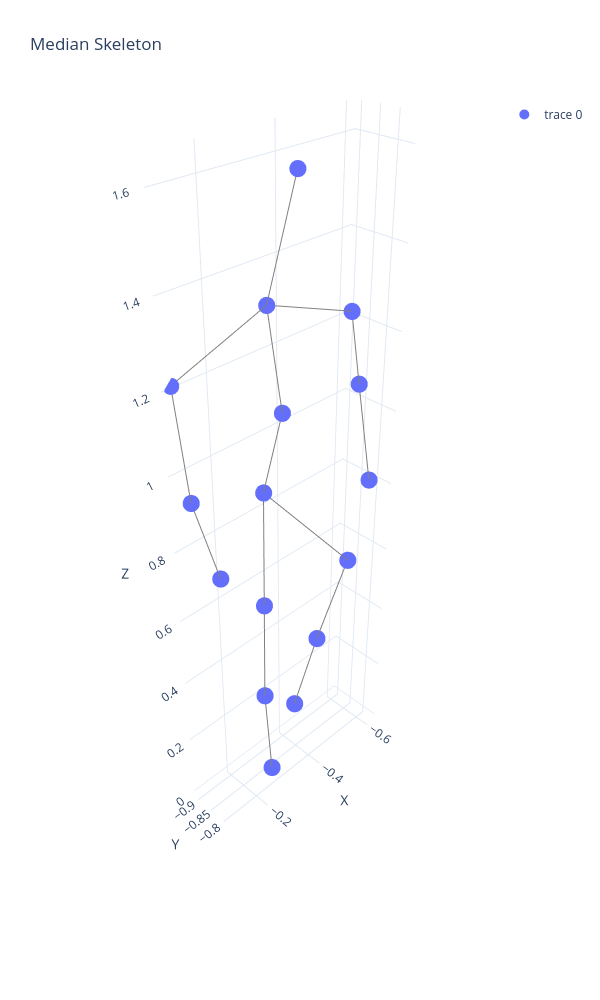

Here is the notebook cell this chart was saved with:
### Code cell
points, faces = utils.sampled_verts_from_random_action(return_faces = True, n_points = 1000)
utils.plot_median_skeleton(points, faces, connect_dist = 1)

### Figure 1 — Plotly figure (JSON) as saved in the notebook; plotly's stock layout.template omitted (floating-point values rounded to 4 significant figures)
{"data": [{"marker": {"size": 10}, "mode": "markers", "type": "scatter3d", "x": [-0.3223, -0.4346, -0.6134, -0.596, -0.4401, -0.4871, -0.5749, -0.3594, -0.3397, -0.2683, -0.09833, -0.1261, -0.2799, -0.2508, -0.1029, -0.3333], "y": [-0.7777, -0.8888, -0.8586, -0.7985, -0.8143, -0.7615, -0.8561, -0.857, -0.8998, -0.8096, -0.8649, -0.8146, -0.8444, -0.8094, -0.91, -0.8745], "z": [1.611, 0.08855, 1.039, 0.807, 0.3799, 0.6408, 1.234, 1.064, 0.8437, 0.02613, 0.9502, 0.7599, 0.2652, 0.6097, 1.207, 1.317]}, {"line": {"color": "gray", "width": 2}, "mode": "lines", "showlegend": false, "type": "scatter3d", "x": [-0.3223, -0.3333], "y": [-0.7777, -0.8745], "z": [1.611, 1.317]}, {"line": {"color": "gray", "width": 2}, "mode": "lines", "showlegend": false, "type": "scatter3d", "x": [-0.4346, -0.4401], "y": [-0.8888, -0.8143], "z": [0.08855, 0.3799]}, {"line": {"color": "gray", "width": 2}, "mode": "lines", "showlegend": false, "type": "scatter3d", "x": [-0.6134, -0.596], "y": [-0.8586, -0.7985], "z": [1.039, 0.807]}, {"line": {"color": "gray", "width": 2}, "mode": "lines", "showlegend": false, "type": "scatter3d", "x": [-0.6134, -0.5749], "y": [-0.8586, -0.8561], "z": [1.039, 1.234]}, {"line": {"color": "gray", "width": 2}, "mode": "lines", "showlegend": false, "type": "scatter3d", "x": [-0.596, -0.6134], "y": [-0.7985, -0.8586], "z": [0.807, 1.039]}, {"line": {"color": "gray", "width": 2}, "mode": "lines", "showlegend": false, "type": "scatter3d", "x": [-0.4401, -0.4346], "y": [-0.8143, -0.8888], "z": [0.3799, 0.08855]}, {"line": {"color": "gray", "width": 2}, "mode": "lines", "showlegend": false, "type": "scatter3d", "x": [-0.4401, -0.4871], "y": [-0.8143, -0.7615], "z": [0.3799, 0.6408]}, {"line": {"color": "gray", "width": 2}, "mode": "lines", "showlegend": false, "type": "scatter3d", "x": [-0.4871, -0.4401], "y": [-0.7615, -0.8143], "z": [0.6408, 0.3799]}, {"line": {"color": "gray", "width": 2}, "mode": "lines", "showlegend": false, "type": "scatter3d", "x": [-0.4871, -0.3397], "y": [-0.7615, -0.8998], "z": [0.6408, 0.8437]}, {"line": {"color": "gray", "width": 2}, "mode": "lines", "showlegend": false, "type": "scatter3d", "x": [-0.5749, -0.6134], "y": [-0.8561, -0.8586], "z": [1.234, 1.039]}, {"line": {"color": "gray", "width": 2}, "mode": "lines", "showlegend": false, "type": "scatter3d", "x": [-0.5749, -0.3333], "y": [-0.8561, -0.8745], "z": [1.234, 1.317]}, {"line": {"color": "gray", "width": 2}, "mode": "lines", "showlegend": false, "type": "scatter3d", "x": [-0.3594, -0.3397], "y": [-0.857, -0.8998], "z": [1.064, 0.8437]}, {"line": {"color": "gray", "width": 2}, "mode": "lines", "showlegend": false, "type": "scatter3d", "x": [-0.3594, -0.3333], "y": [-0.857, -0.8745], "z": [1.064, 1.317]}, {"line": {"color": "gray", "width": 2}, "mode": "lines", "showlegend": false, "type": "scatter3d", "x": [-0.3397, -0.4871], "y": [-0.8998, -0.7615], "z": [0.8437, 0.6408]}, {"line": {"color": "gray", "width": 2}, "mode": "lines", "showlegend": false, "type": "scatter3d", "x": [-0.3397, -0.3594], "y": [-0.8998, -0.857], "z": [0.8437, 1.064]}, {"line": {"color": "gray", "width": 2}, "mode": "lines", "showlegend": false, "type": "scatter3d", "x": [-0.3397, -0.2508], "y": [-0.8998, -0.8094], "z": [0.8437, 0.6097]}, {"line": {"color": "gray", "width": 2}, "mode": "lines", "showlegend": false, "type": "scatter3d", "x": [-0.2683, -0.2799], "y": [-0.8096, -0.8444], "z": [0.02613, 0.2652]}, {"line": {"color": "gray", "width": 2}, "mode": "lines", "showlegend": false, "type": "scatter3d", "x": [-0.09833, -0.1261], "y": [-0.8649, -0.8146], "z": [0.9502, 0.7599]}, {"line": {"color": "gray", "width": 2}, "mode": "lines", "showlegend": false, "type": "scatter3d", "x": [-0.09833, -0.1029], "y": [-0.8649, -0.91], "z": [0.9502, 1.207]}, {"line": {"color": "gray", "width": 2}, "mode": "lines", "showlegend": false, "type": "scatter3d", "x": [-0.1261, -0.09833], "y": [-0.8146, -0.8649], "z": [0.7599, 0.9502]}, {"line": {"color": "gray", "width": 2}, "mode": "lines", "showlegend": false, "type": "scatter3d", "x": [-0.2799, -0.2683], "y": [-0.8444, -0.8096], "z": [0.2652, 0.02613]}, {"line": {"color": "gray", "width": 2}, "mode": "lines", "showlegend": false, "type": "scatter3d", "x": [-0.2799, -0.2508], "y": [-0.8444, -0.8094], "z": [0.2652, 0.6097]}, {"line": {"color": "gray", "width": 2}, "mode": "lines", "showlegend": false, "type": "scatter3d", "x": [-0.2508, -0.3397], "y": [-0.8094, -0.8998], "z": [0.6097, 0.8437]}, {"line": {"color": "gray", "width": 2}, "mode": "lines", "showlegend": false, "type": "scatter3d", "x": [-0.2508, -0.2799], "y": [-0.8094, -0.8444], "z": [0.6097, 0.2652]}, {"line": {"color": "gray", "width": 2}, "mode": "lines", "showlegend": false, "type": "scatter3d", "x": [-0.1029, -0.09833], "y": [-0.91, -0.8649], "z": [1.207, 0.9502]}, {"line": {"color": "gray", "width": 2}, "mode": "lines", "showlegend": false, "type": "scatter3d", "x": [-0.1029, -0.3333], "y": [-0.91, -0.8745], "z": [1.207, 1.317]}, {"line": {"color": "gray", "width": 2}, "mode": "lines", "showlegend": false, "type": "scatter3d", "x": [-0.3333, -0.3223], "y": [-0.8745, -0.7777], "z": [1.317, 1.611]}, {"line": {"color": "gray", "width": 2}, "mode": "lines", "showlegend": false, "type": "scatter3d", "x": [-0.3333, -0.5749], "y": [-0.8745, -0.8561], "z": [1.317, 1.234]}, {"line": {"color": "gray", "width": 2}, "mode": "lines", "showlegend": false, "type": "scatter3d", "x": [-0.3333, -0.3594], "y": [-0.8745, -0.857], "z": [1.317, 1.064]}, {"line": {"color": "gray", "width": 2}, "mode": "lines", "showlegend": false, "type": "scatter3d", "x": [-0.3333, -0.1029], "y": [-0.8745, -0.91], "z": [1.317, 1.207]}], "layout": {"height": 1000, "scene": {"aspectmode": "data", "camera": {"eye": {"x": 2.5, "y": 2.5, "z": 2.5}}, "xaxis": {"title": {"text": "X"}}, "yaxis": {"title": {"text": "Y"}}, "zaxis": {"title": {"text": "Z"}}}, "title": {"text": "Median Skeleton"}, "width": 600}}
